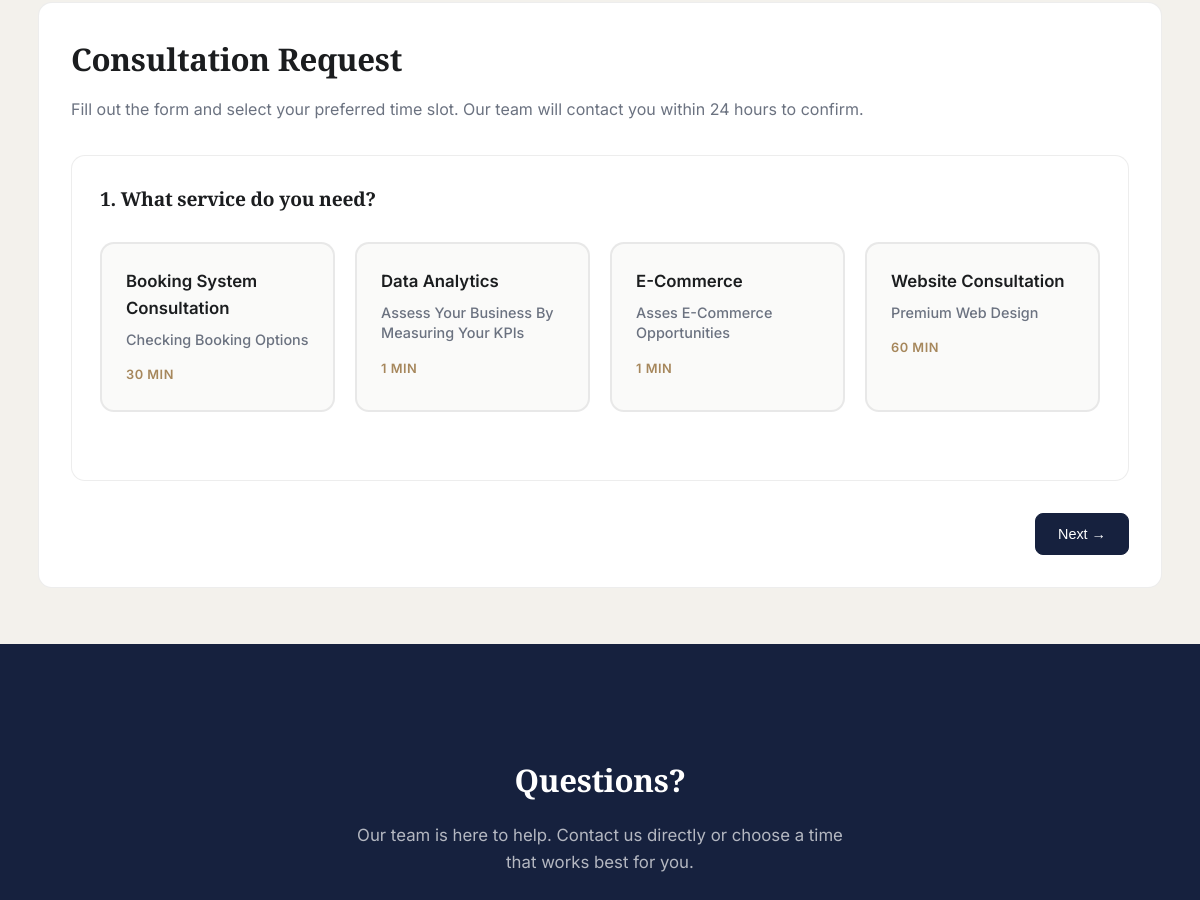
The page /booking/ (middle part) on the database as committed earlier.
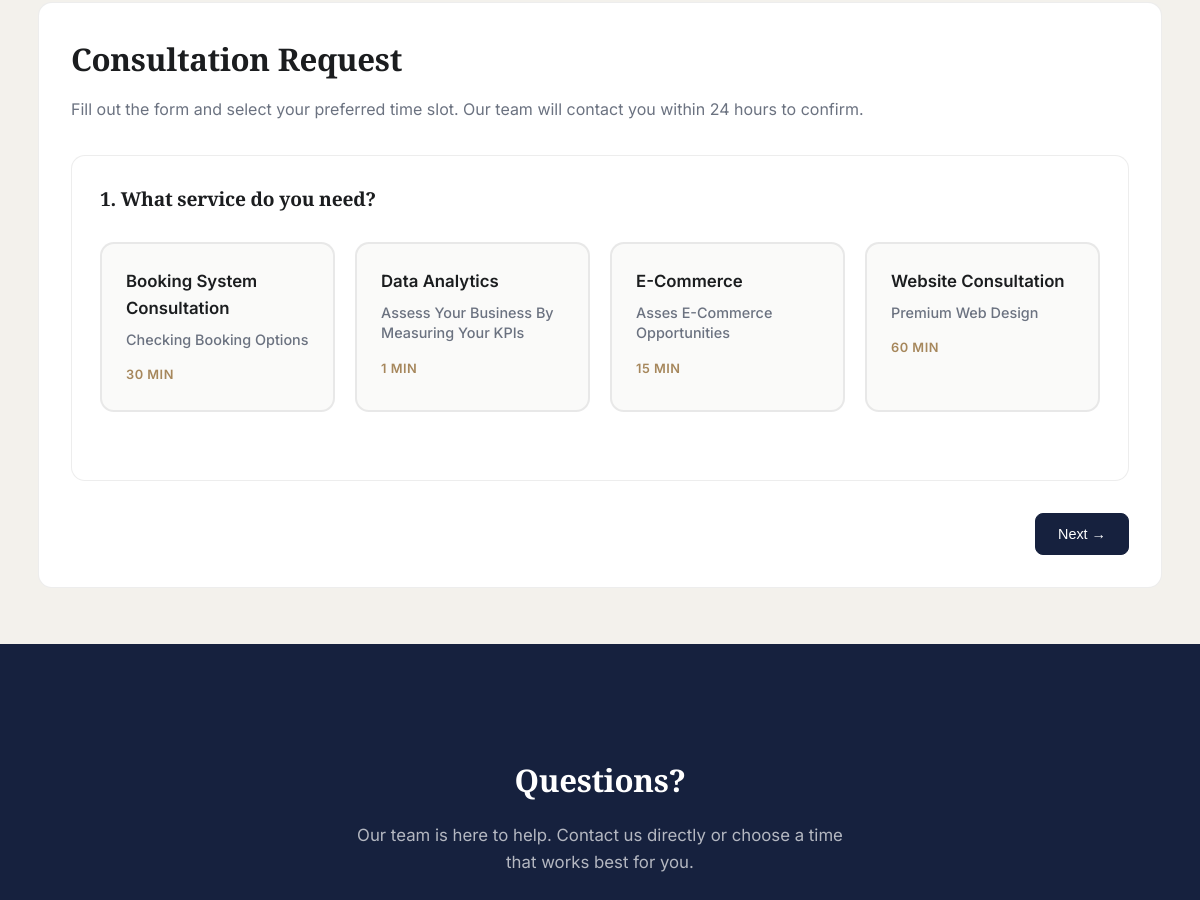
The same page on the database as committed later.
### booking/models.py (models this page shows, shortened)
class Activity(models.Model):
    name = models.CharField(max_length=100, unique=True)
    description = models.TextField(blank=True)
    duration_minutes = models.IntegerField(default=30)
    is_active = models.BooleanField(default=True)
    created_at = models.DateTimeField(auto_now_add=True)
    class Meta:
        verbose_name_plural = "Activities"
        ordering = ["name"]

### booking/views.py (the view, shortened to what this page needs)
# urls.py: path("", views.BookingHomeView.as_view(), name="home"),
class BookingHomeView(View):
    template_name = "booking/home.html"
    def get(self, request, *args, **kwargs):
        context = {
            "activities": Activity.objects.filter(is_active=True),
            "terms": BookingTerms.objects.filter(is_active=True).first(),
        }
        return render(request, self.template_name, context)

### templates/booking/home.html (shortened to what this page needs)
{% load static %}
<!doctype html>
<html lang="en">
<head>
  <link rel="stylesheet" href="{% static 'css/services.css' %}">
  <link rel="stylesheet" href="{% static 'css/booking.css' %}">
</head>
<body>
  <main>
    <section class="band cream" id="booking-form">
      <div class="wrap">
        <section class="contact">
          <h2 style="margin:0 0 12px;">Consultation Request</h2>
          <p style="margin:0 0 32px; color:var(--muted);">Fill out the form and select your preferred time slot. Our team will contact you within 24 hours to confirm.</p>
          <form method="post" action="{% url 'booking:home' %}" id="bookingForm">
            <div class="form-step active" id="step-1">
              <h3 class="step-title">1. What service do you need?</h3>
              <div class="activity-grid">
                {% for activity in activities %}
                  <label class="activity-card">
                    <div class="activity-content">
                      <div class="activity-name">{{ activity.name }}</div>
                      <div class="activity-desc">{{ activity.description }}</div>
                      <div class="activity-duration">{{ activity.duration_minutes }} min</div>
                    </div>
                  </label>
                {% endfor %}
              </div>
            </div>
            <div class="form-navigation">
              <button type="button" class="btn primary" id="nextBtn" onclick="changeStep(1)">Next →</button>
            </div>
          </form>
        </section>
      </div>
    </section>
    <section class="band bottom-green">
      <div class="wrap">
        <div class="cta-section">
          <h2>Questions?</h2>
          <p>Our team is here to help. Contact us directly or choose a time that works best for you.</p>
        </div>
      </div>
    </section>
  </main>
</body>
</html>

Rows that differ between the two databases and show on the page:
changed Activity "E-Commerce": duration_minutes "1" → "15"
